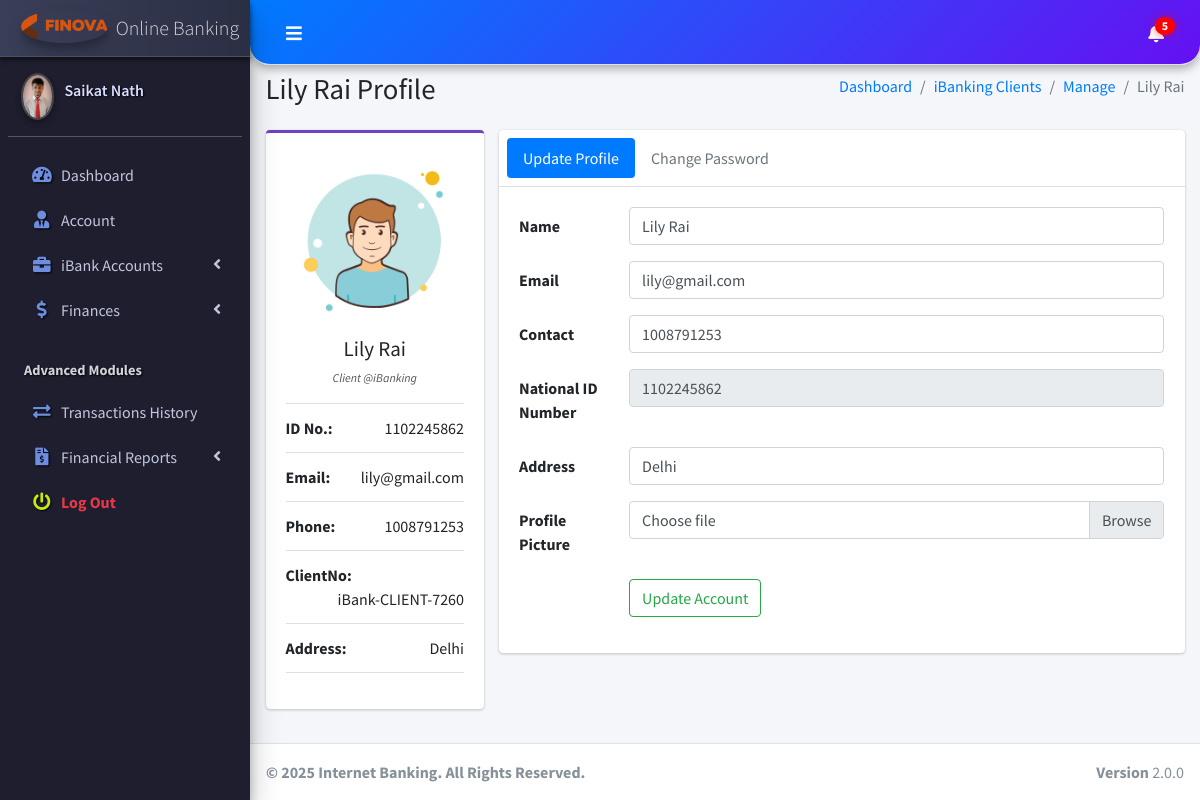
Page /client/pages_view_client.php?client_number=iBank-CLIENT-7260 (signed in) on the committed database.
### tables this page shows
CREATE TABLE `ib_systemsettings` (
  `id` int(20) NOT NULL,
  `sys_name` longtext NOT NULL,
  `sys_tagline` longtext NOT NULL,
  `sys_logo` varchar(200) NOT NULL
);

CREATE TABLE `ib_clients` (
  `client_id` int(11) NOT NULL,
  `name` varchar(200) NOT NULL,
  `national_id` varchar(200) NOT NULL,
  `phone` varchar(200) NOT NULL,
  `address` varchar(200) NOT NULL,
  `email` varchar(200) NOT NULL,
  `password` varchar(200) NOT NULL,
  `profile_pic` varchar(200) NOT NULL,
  `client_number` varchar(200) NOT NULL
);

### client/pages_view_client.php (the view, shortened to what this page needs)
<!DOCTYPE html>
<html>
<?php include("dist/_partials/head.php"); ?>
<body class="hold-transition sidebar-mini layout-fixed layout-navbar-fixed">
    <div class="wrapper">
        <?php include("dist/_partials/nav.php"); ?>
        <?php include("dist/_partials/sidebar.php"); ?>
        <div class="content-wrapper">
            <?php
            $client_number = $_GET['client_number'];
            $ret = "SELECT * FROM  iB_clients  WHERE client_number = ? ";
            $stmt = $mysqli->prepare($ret);
            $stmt->bind_param('s', $client_number);
            $stmt->execute();
            $res = $stmt->get_result();
            while ($row = $res->fetch_object()) {
                if ($row->profile_pic == '') {
                    $profile_picture = "
                        <img class='img-fluid'
                        src='dist/img/user_icon.png'
                        alt='User profile picture'>
                        ";
                } else {
                    $profile_picture = "
                        <img class=' img-fluid'
                        src='dist/img/$row->profile_pic'
                        alt='User profile picture'>
                        ";
                }
            ?>
                <section class="content-header">
                    <div class="container-fluid">
                        <div class="row mb-2">
                            <div class="col-sm-6">
                                <h1><?php echo $row->name; ?> Profile</h1>
                            </div>
                            <div class="col-sm-6">
                                <ol class="breadcrumb float-sm-right">
                                    <li class="breadcrumb-item"><a href="pages_dashboard.php">Dashboard</a></li>
                                    <li class="breadcrumb-item"><a href="pages_manage_clients.php">iBanking Clients</a></li>
                                    <li class="breadcrumb-item"><a href="pages_manage_clients.php">Manage</a></li>
                                    <li class="breadcrumb-item active"><?php echo $row->name; ?></li>
                                </ol>
                            </div>
                        </div>
                    </div>
                </section>
                <section class="content">
                    <div class="container-fluid">
                        <div class="row">
                            <div class="col-md-3">
                                <div class="card card-purple card-outline">
                                    <div class="card-body box-profile">
                                        <div class="text-center">
                                            <?php echo $profile_picture; ?>
                                        </div>
                                        <h3 class="profile-username text-center"><?php echo $row->name; ?></h3>
                                        <p class="text-muted text-center">Client @iBanking </p>
                                        <ul class="list-group list-group-unbordered mb-3">
                                            <li class="list-group-item">
                                                <b>ID No.: </b> <a class="float-right"><?php echo $row->national_id; ?></a>
                                            </li>
                                            <li class="list-group-item">
                                                <b>Email: </b> <a class="float-right"><?php echo $row->email; ?></a>
                                            </li>
                                            <li class="list-group-item">
                                                <b>Phone: </b> <a class="float-right"><?php echo $row->phone; ?></a>
                                            </li>
                                            <li class="list-group-item">
                                                <b>ClientNo: </b> <a class="float-right"><?php echo $row->client_number; ?></a>
                                            </li>
                                            <li class="list-group-item">
                                                <b>Address: </b> <a class="float-right"><?php echo $row->address; ?></a>
                                            </li>
                                        </ul>
                                    </div>
                                </div>
                            </div>
                            <div class="col-md-9">
                                <div class="card">
                                    <div class="card-header p-2">
                                        <ul class="nav nav-pills">
                                            <li class="nav-item"><a class="nav-link active" href="#update_Profile" data-toggle="tab">Update Profile</a></li>
                                            <li class="nav-item"><a class="nav-link" href="#Change_Password" data-toggle="tab">Change Password</a></li>
                                        </ul>
                                    </div>
                                    <div class="card-body">
                                        <div class="tab-content">
                                            <div class="tab-pane active" id="update_Profile">
                                                <form method="post" enctype="multipart/form-data" class="form-horizontal">
                                                    <div class="form-group row">
                                                        <label for="inputName" class="col-sm-2 col-form-label">Name</label>
                                                        <div class="col-sm-10">
                                                            <input type="text" name="name" required class="form-control" value="<?php echo $row->name; ?>" id="inputName">
                                                        </div>
                                                    </div>
                                                    <div class="form-group row">
                                                        <label for="inputEmail" class="col-sm-2 col-form-label">Email</label>
                                                        <div class="col-sm-10">
                                                            <input type="email" name="email" required value="<?php echo $row->email; ?>" class="form-control" id="inputEmail">
                                                        </div>
                                                    </div>
                                                    <div class="form-group row">
                                                        <label for="inputName2" class="col-sm-2 col-form-label">Contact</label>
                                                        <div class="col-sm-10">
                                                            <input type="text" class="form-control" required name="phone" value="<?php echo $row->phone; ?>" id="inputName2">
                                                        </div>
                                                    </div>
                                                    <div class="form-group row">
                                                        <label for="inputName2" class="col-sm-2 col-form-label">National ID Number</label>
                                                        <div class="col-sm-10">
                                                            <input type="text" class="form-control" required readonly name="national_id" value="<?php echo $row->national_id; ?>" id="inputName2">
                                                        </div>
                                                    </div>
                                                    <div class="form-group row">
                                                        <label for="inputName2" class="col-sm-2 col-form-label">Address</label>
                                                        <div class="col-sm-10">
                                                            <input type="text" class="form-control" required name="address" value="<?php echo $row->address; ?>" id="inputName2">
                                                        </div>
                                                    </div>
                                                    <div class="form-group row">
                                                        <label for="inputName2" class="col-sm-2 col-form-label">Profile Picture</label>
                                                        <div class="input-group col-sm-10">
                                                            <div class="custom-file">
                                                                <label class="custom-file-label  col-form-label" for="exampleInputFile">Choose file</label>
                                                            </div>
                                                        </div>
                                                    </div>
                                                    <div class="form-group row">
                                                        <div class="offset-sm-2 col-sm-10">
                                                            <button name="update_client_account" type="submit" class="btn btn-outline-success">Update Account</button>
                                                        </div>
                                                    </div>
                                                </form>
                                            </div>
                                        </div>
                                    </div>
                                </div>
                            </div>
                        </div>
                    </div>
                </section>
            <?php } ?>
        </div>
        <?php include("dist/_partials/footer.php"); ?>
    </div>
</body>
</html>

### client/dist/_partials/sidebar.php (shortened to what this page needs)
<aside class="main-sidebar sidebar-dark-primary elevation-4">
  <?php
$client_id = $_SESSION['client_id'];
  $ret = "SELECT * FROM  iB_clients  WHERE client_id = ? ";
  $stmt = $mysqli->prepare($ret);
  $stmt->bind_param('i', $client_id);
  $stmt->execute();
  $res = $stmt->get_result();
  while ($row = $res->fetch_object()) {
    $acc_status = 'Pending';
    $acc_qry = "SELECT acc_status FROM iB_bankAccounts WHERE client_id = ? LIMIT 1";
    $acc_stmt = $mysqli->prepare($acc_qry);
    $acc_stmt->bind_param('i', $client_id);
    $acc_stmt->execute();
    $acc_stmt->bind_result($acc_status);
    if ($row->profile_pic == '') {
      $profile_picture = "<img src='../admin/dist/img/user_icon.png' class=' elevation-2' alt='User Image'>
                ";
    } else {
      $profile_picture = "<img src='../admin/dist/img/$row->profile_pic' class='elevation-2' alt='User Image'>
                ";
    }
    $ret = "SELECT * FROM `iB_SystemSettings` ";
    $stmt = $mysqli->prepare($ret);
    $stmt->execute();
    $res = $stmt->get_result();
    while ($sys = $res->fetch_object()) {
  ?>
      <a href="pages_dashboard.php" class="brand-link">
        <img src="../admin/dist/img/<?php echo $sys->sys_logo;?>" alt="iBanking Logo" class="brand-image img-circle elevation-3" style="opacity: .8">
        <span class="brand-text font-weight-light"><?php echo $sys->sys_name;?></span>
      </a>
      <div class="sidebar">
        <div class="user-panel mt-3 pb-3 mb-3 d-flex">
          <div class="image">
            <?php echo $profile_picture; ?>
          </div>
          <div class="info">
            <a href="pages_dashboard.php" class="d-block"><?php echo $row->name; ?></a>
          </div>
        </div>
        <nav class="mt-2">
          <ul class="nav nav-pills nav-sidebar flex-column" data-widget="treeview" role="menu" data-accordion="false">
            <li class="nav-item has-treeview">
              <a href="pages_dashboard.php" class="nav-link">
                <i class="nav-icon fas fa-tachometer-alt"></i>
                <p>
                  Dashboard
                </p>
              </a>
            </li>
            <li class="nav-item">
              <a href="pages_account.php" class="nav-link">
                <i class="nav-icon fas fa-user-tie"></i>
                <p>
                  Account
                </p>
              </a>
            </li>
            <li class="nav-item has-treeview">
              <a href="#" class="nav-link">
                <i class="nav-icon fas fa-briefcase"></i>
                <p>
                  iBank Accounts
                  <i class="fas fa-angle-left right"></i>
                </p>
              </a>
            </li>
            <li class="nav-item has-treeview">
              <a href="#" class="nav-link <?php echo ($acc_status == 'Approved') ? '' : 'disabled-link'; ?>">
                <i class="nav-icon fas fa-dollar-sign"></i>
                <p>Finances<i class="fas fa-angle-left right"></i></p>
              </a>
            </li>
                       <li class="nav-header">Advanced Modules</li>
            <li class="nav-item">
              <a href="pages_transactions_engine.php" class="nav-link <?php echo ($acc_status == 'Approved') ? '' : 'disabled-link'; ?>">
                <i class="nav-icon fas fa-exchange-alt"></i>
                <p>Transactions History</p>
              </a>
            </li>
            <li class="nav-item has-treeview">
              <a href="#" class="nav-link <?php echo ($acc_status == 'Approved') ? '' : 'disabled-link'; ?>">
                <i class="nav-icon fas fa-file-invoice-dollar"></i>
                <p>Financial Reports<i class="fas fa-angle-left right"></i></p>
              </a>
            </li>
<li class="nav-item">
  <a href="pages_logout.php" class="nav-link" style="color: #e63946;">
    <i class="nav-icon fas fa-power-off" style="color: #c8eb0c !important;"></i>
    <p style="color: #e63946; font-weight: bold;">
      Log Out
    </p>
  </a>
</li>
          </ul>
        </nav>
      </div>
</aside>
<?php
    }
  } ?>

### client/dist/_partials/footer.php
<?php
$ret = "SELECT * FROM `iB_SystemSettings` ";
$stmt = $mysqli->prepare($ret);
$stmt->execute();
$res = $stmt->get_result();
while ($sys = $res->fetch_object()) {
?>
  <footer class="main-footer">
    <strong>&copy;
      2025 Internet Banking. All Rights Reserved.</strong>
    <div class="float-right d-none d-sm-inline-block">
      <b>Version</b> 2.0.0
    </div>
  </footer>
<?php } ?>

### client/dist/_partials/nav.php (style rules this page uses)
.text-muted { font-size: 12px; font-style: italic; color: #555 !important; }

### client/dist/_partials/sidebar.php (style rules this page uses)
.main-sidebar { background: #1e1e2f; box-shadow: inset -3px -3px 7px #2c2c3e, inset 3px 3px 7px #0e0e1a; }
.main-sidebar .brand-link { background: linear-gradient(to right, #3a3f58, #2b2f44); box-shadow: 0 3px 5px rgba(0, 0, 0, 0.5); }
.main-sidebar .nav-link { transition: all 0.3s ease; border-radius: 10px; margin: 2px 5px; color: #c2c6dc !important; }
.nav-icon { color: #6d8ddf !important; text-shadow: 1px 1px 2px #000; }
.nav-header { color: #888ca9; font-weight: bold; padding-left: 15px; text-shadow: 1px 1px 2px #000; }
.user-panel .image img { border: 2px solid #444; box-shadow: 0 0 10px rgba(255, 255, 255, 0.1); border-radius: 50%; }
.user-panel .info a { color: #d9dcff; font-weight: 600; text-shadow: 1px 1px 2px #000; }

### rows in the picture
ib_clients: name "Saikat Nath"
ib_systemsettings: sys_logo (picture), sys_name "Online Banking", ib_clients.profile_pic (picture)
ib_clients: name "Lily Rai", national "1102245862", email "lily@gmail.com", phone "1008791253", client_number "iBank-CLIENT-7260", address "Delhi", national_id "1102245862"
